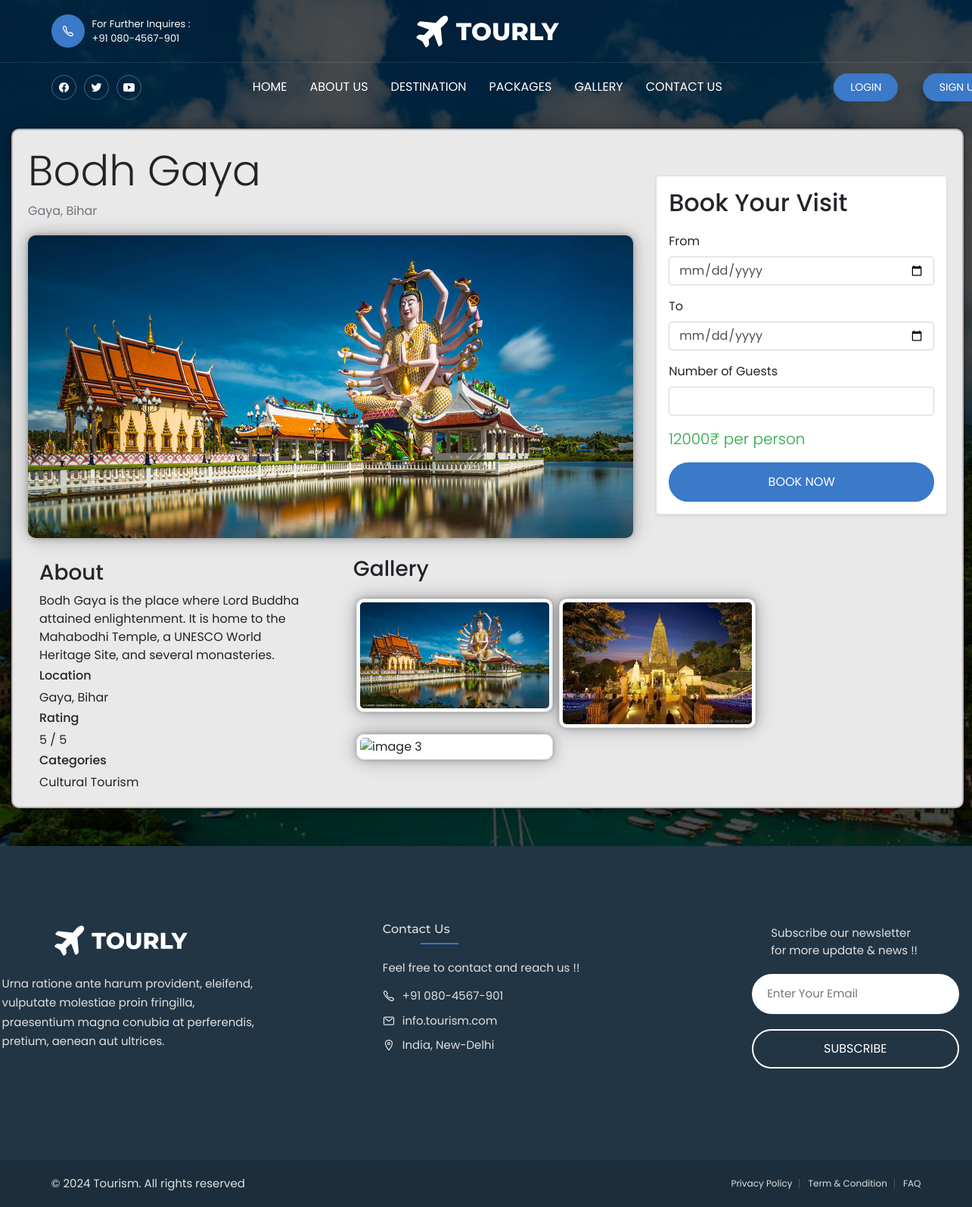
/destination/bodh-gaya/, run on the app's committed database.
### destinations/models.py (models this page shows, shortened)
class Destination(BaseModel):
    destination_name = models.CharField(max_length=255)
    location = models.CharField(max_length=255)
    slug = models.SlugField(unique=True, null=True,blank=True)
    description = models.TextField()
    rating = models.IntegerField(default=0)
    category = models.ForeignKey(Category, on_delete=models.CASCADE,related_name="catagories")
    price = models.IntegerField()

class ImageGallery(BaseModel):
    destination = models.ForeignKey(Destination, on_delete=models.CASCADE, related_name="gallery")
    image = models.ImageField(upload_to="destination_gallery")

class Category(BaseModel):
    category_name = models.CharField(max_length=100)
    slug = models.SlugField(unique=True, null=True,blank=True)
    description = models.TextField(blank=True, null=True)
    def  __str__(self) -> str:
        return self.category_name

### destinations/views.py (the view)
# urls.py: path('<slug>/',get_destination,name='get_destination')
def get_destination(request, slug):
    try:
        destination = Destination.objects.get(slug=slug)
        if request.method == 'POST':
            from_date = request.POST.get('from-date')
            to_date = request.POST.get('to-date')
            guests = int(request.POST.get('guests'))
            tax_amount = (destination.price * guests) * 0.18
            total_price = (destination.price * guests) + tax_amount
            booking = Booking.objects.create(
                user=request.user,
                destination=destination,
                start_date=from_date,
                end_date=to_date,
                number_of_people=guests,
                total_price=total_price,
                booking_date=timezone.now(),
                status='pending'
            )
            return HttpResponseRedirect(reverse('booking_page', args=[booking.uid]))
        else:
            return render(request,'destination/destination.html',context = {'destination':destination})
    except Exception as e:
        print(e)

### templates/destination/destination.html (shortened to what this page needs)
{% extends "base/base.html" %}
{% block head %}
<link rel="stylesheet" href="https://cdn.jsdelivr.net/npm/bootstrap@4.6.2/dist/css/bootstrap.min.css">
{% endblock %}
{% block body %}
    <div class="dest_container">
        <div class="row">
            <div class="col-md-8">
                <h1 class="display-4"> {{destination.destination_name}} </h1>
                <p class="text-muted"> {{destination.location}} </p>
                <img src="/media/{{destination.gallery.all.1.image}}" class="img-fit" alt="">
            </div>
            <div class="col-md-4">
                <div class="card p-3 shadow-sm">
                    <h2 class="card-title">Book Your Visit</h2>
                    {% if request.user.is_authenticated %}
                    <form action="{% url 'get_destination' destination.slug %}" method="POST" class="mt-2">
                        {% csrf_token %}
                        <div class="form-group">
                            <label for="date">From</label>
                            <input type="date" id="date" name="from-date" class="form-control" required>
                        </div>
                        <div class="form-group">
                            <label for="date">To</label>
                            <input type="date" id="date" name="to-date" class="form-control" required>
                        </div>
                        <div class="form-group">
                            <label for="guests">Number of Guests</label>
                            <input type="number" id="guests" name="guests" class="form-control" min="1" required>
                        </div>
                        <p class="lead text-success">{{destination.price}}&#8377; per person</p>
                        <button type="submit" class="btn btn-primary btn-lg btn-block mt-3">Book Now</button>
                    </form>
                    {% else %}
                    <form method="POST" class="mt-2">
                        <div class="form-group">
                            <label for="date">From</label>
                            <input type="date" id="date" name="from-date" class="form-control" required>
                        </div>
                        <div class="form-group">
                            <label for="date">To</label>
                            <input type="date" id="date" name="to-date" class="form-control" required>
                        </div>
                        <div class="form-group">
                            <label for="guests">Number of Guests</label>
                            <input type="number" id="guests" name="guests" class="form-control" min="1" required>
                        </div>
                        <p class="lead text-success">{{destination.price}}&#8377; per person</p>
                        <a href="{% url 'login' %}" class="btn btn-primary btn-lg btn-block mt-3">Book Now</a>
                    </form>
                    {% endif %}
                </div>
            </div>
        </div>
        <div class="row">
            <div class="col-md-4 mt-4">
                <div class="col-md-12">
                    <h3 class="about">About </h3>
                    <p>{{destination.description}}</p>
                    <h4 class="location" >Location</h4>
                    <p>{{destination.location}}</p>
                    <h4 class="rating">Rating</h4>
                    <p>{{destination.rating}} / 5</p>
                    <h4 class="category">Categories</h4>
                    <p>{{destination.category}}</p>
                </div>
            </div>
            <div class="col-md-8 mt-4">
                <div class="col-12">
                    <h3>Gallery</h3>
                    <div class="gallery d-flex flex-wrap">
                        <img src="/media/{{destination.gallery.all.1.image}}" class="img-thumbnail m-1 img-fit" alt="image 1">
                        <img src="/media/{{destination.gallery.all.2.image}}" class="img-thumbnail m-1 img-fit" alt="image 2">
                        <img src="/media/{{destination.gallery.all.3.image}}" class="img-thumbnail m-1 img-fit" alt="image 3">
                    </div>
                </div>
            </div>
        </div>
    </div>
{% endblock %}

### templates/base/base.html (shortened to what this page needs)
<!DOCTYPE html>
<html lang="en">
  <head>
    {% block head %}{% endblock head %}
    <link rel="stylesheet" href="/media/css/style.css" />
  </head>
  <body id="top">
    <header class="header" data-header>
      <div class="header-top">
        <div class="container">
          <a href="tel:+01123456790" class="helpline-box">
            <div class="icon-box">
              <ion-icon name="call-outline"></ion-icon>
            </div>
            <div class="wrapper">
              <p class="helpline-title">For Further Inquires :</p>
              <p class="helpline-number">+91 080-4567-901</p>
            </div>
          </a>
          <a href="#" class="logo">
            <img src="/media/images/logo.svg" alt="Tourly logo" />
          </a>
        </div>
      </div>
      <div class="header-bottom">
        <div class="container">
          <ul class="social-list">
            <li>
              <a href="#" class="social-link">
                <ion-icon name="logo-facebook"></ion-icon>
              </a>
            </li>
            <li>
              <a href="#" class="social-link">
                <ion-icon name="logo-twitter"></ion-icon>
              </a>
            </li>
            <li>
              <a href="#" class="social-link">
                <ion-icon name="logo-youtube"></ion-icon>
              </a>
            </li>
          </ul>
          <nav class="navbar" data-navbar>
            <ul class="navbar-list">
              <li>
                <a href="{% url 'index' %}" class="navbar-link" data-nav-link
                  >home</a
                >
              </li>
              <li>
                <a href="#" class="navbar-link" data-nav-link>about us</a>
              </li>
              <li>
                <a href="{% url 'load_destinations' %}" class="navbar-link" data-nav-link
                  >destination</a
                >
              </li>
              <li>
                <a href="{% url 'package_page' %}"class="navbar-link" data-nav-link
                  >packages</a
                >
              </li>
              <li>
                <a href="#gallery" class="navbar-link" data-nav-link>gallery</a>
              </li>
              <li>
                <a href="#contact" class="navbar-link" data-nav-link
                  >contact us</a
                >
              </li>
            </ul>
          </nav>
          {% if request.user.is_authenticated %}
          <a href="{% url 'logout' %}" class="acc-btn btn btn-primary">Logout</a>
          {% else %}
          <a href="{% url 'login' %}" class="acc-btn btn btn-primary">Login</a>
          <a href="{% url 'register' %}" class="acc-btn btn btn-primary">Sign Up</a>
          {% endif %}
        </div>
      </div>
    </header>
    {% block body %} {% endblock body %}
    <footer class="footer">
      <div class="footer-top">
        <div class="container">
          <div class="footer-brand">
            <a href="#" class="logo">
              <img src="/media/images/logo.svg" alt="Tourly logo" />
            </a>
            <p class="footer-text">
              Urna ratione ante harum provident, eleifend, vulputate molestiae
              proin fringilla, praesentium magna conubia at perferendis,
              pretium, aenean aut ultrices.
            </p>
          </div>
          <div class="footer-contact">
            <h4 class="contact-title">Contact Us</h4>
            <p class="contact-text">Feel free to contact and reach us !!</p>
            <ul>
              <li class="contact-item">
                <ion-icon name="call-outline"></ion-icon>
                <a href="tel:+910804567901" class="contact-link"
                  >+91 080-4567-901</a
                >
              </li>
              <li class="contact-item">
                <ion-icon name="mail-outline"></ion-icon>
                <a href="mailto:info.tourism.com" class="contact-link"
                  >info.tourism.com</a
                >
              </li>
              <li class="contact-item">
                <ion-icon name="location-outline"></ion-icon>
                <address>India, New-Delhi</address>
              </li>
            </ul>
          </div>
          <div class="footer-form">
            <p class="form-text">
              Subscribe our newsletter for more update & news !!
            </p>
            <form action="" class="form-wrapper">
              <input
                type="email"
                name="email"
                class="input-field"
                placeholder="Enter Your Email"
                required
              />
              <button type="submit" class="btn btn-secondary">Subscribe</button>
            </form>
          </div>
        </div>
      </div>
      <div class="footer-bottom">
        <div class="container">
          <p class="copyright">
            &copy; 2024 <a href="">Tourism</a>. All rights reserved
          </p>
          <ul class="footer-bottom-list">
            <li>
              <a href="#" class="footer-bottom-link">Privacy Policy</a>
            </li>
            <li>
              <a href="#" class="footer-bottom-link">Term & Condition</a>
            </li>
            <li>
              <a href="#" class="footer-bottom-link">FAQ</a>
            </li>
          </ul>
        </div>
      </div>
    </footer>
  </body>
</html>

### templates/destination/destination.html (style rules this page uses)
html { line-height: 0 !important; }
body { font-family: var(--ff-poppins); }
p { margin-bottom: 0 !important; }
a { text-decoration: none !important; }
ul { margin-bottom: 0 !important; }
h4 { font-size: 1rem !important; }
.contact-text { margin-bottom:15px !important; }
.form-text { margin-bottom: 20px !important; }
address { margin-bottom: 0 !important; }
.btn-secondary { background-color: transparent !important; border-color: var(--white) !important; }
.dest_container { margin-top: 170px; margin-bottom: 50px; width: 98%; border: 2px solid rgba(158, 143, 143, 0.63); border-radius: 10px; background: rgb(233, 233, 233); backdrop-filter: blur(4px); box-shadow: 0 0 5px rgba(0, 0, 0, 0.2), 0 0 15px rgba(0, 0, 0, 0.2), 0 0 30px rgba(0, 0, 0, 0.2); display: inherit; position: relative; padding: 20px; overflow: hidden; left: 15px; }
.img-fit { margin-top: 20px; object-fit: cover; object-position:top; width: 100%; height: 100%; max-height: 400px; border-radius: 10px; box-shadow: 0 0 5px rgba(0, 0, 0, 0.2), 0 0 15px rgba(0, 0, 0, 0.2), 0 0 30px rgba(0, 0, 0, 0.2); }
.gallery { padding-block: 10px !important; }
.gallery .img-fit { margin-top: 5px; object-fit: fill; max-height: 250px; max-width: 260px; }
.about { margin-top: 5px; }
.location { margin-top: 5px; }
.category { margin-top: 5px; }
.rating { margin-top: 5px; }
.card { margin-top: 40px !important; }

### data on the page
Destination: destination_name "Bodh Gaya", location "Gaya, Bihar", gallery.all.1.image (picture), price "12000", description "Bodh Gaya is the place where Lord Buddha attained enlightenment. It is home to the Mahabodhi Temple, a UNESCO World Heritage Site, and several monasteries.", rating "5", category "Cultural Tourism", gallery.all.2.image (picture)
